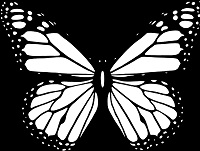
#> input picture kupu.jpg, 200 x 151 px
$ python and.py
#> lines starting #> are read from the running program, lines starting #| are printed output that depends on the picture
import cv2 as cv2
import numpy as np

img = cv2.imread("kupu.jpg")
#> img is the input picture: shape (151, 200, 3); min 0, max 255, mean 83.6
cv2.imshow("Gambar Original", img)

kernel = np.ones((5,5), np.uint8)
erosian = cv2.erode(img, kernel, iterations = 1)
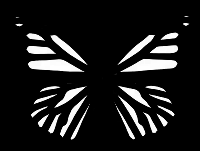
#> erosian: shape (151, 200, 3); min 0, max 255, mean 28
cv2.imshow("Erosion", erosian)

dilation = cv2.dilate(img, kernel, iterations = 1)
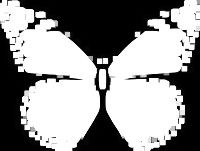
#> dilation: shape (151, 200, 3); min 0, max 255, mean 147.2
cv2.imshow("Dilasi", dilation)

kernell = np.ones((3,3), np.uint8)
opening = cv2.morphologyEx(img, cv2.MORPH_OPEN, kernell)
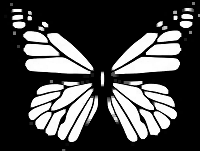
#> opening: shape (151, 200, 3); min 0, max 255, mean 75.9
cv2.imshow('Opening', opening)

closing = cv2.morphologyEx(img, cv2.MORPH_CLOSE, kernel)
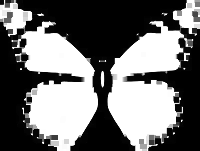
#> closing: shape (151, 200, 3); min 0, max 255, mean 113
cv2.imshow("Closing", closing)

gradient = cv2.morphologyEx(img, cv2.MORPH_GRADIENT, kernel)
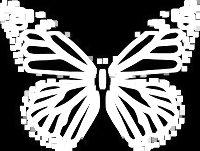
#> gradient: shape (151, 200, 3); min 0, max 255, mean 119.2
cv2.imshow("Gradient", gradient)

cv2.waitKey(0)
cv2.destroyWindow()
